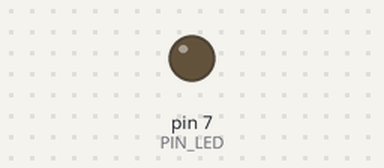
Recording of a sketch running on a simulated Arduino Uno, built with avr-gcc and run on an emulated ATmega328P. Shown: output pins drawn as LEDs (lit = HIGH). Dashed ring = blinking. At 2.1 s the program stops and its outputs stay as they are.

Above: at 0.5 s.
At 1.85 s:
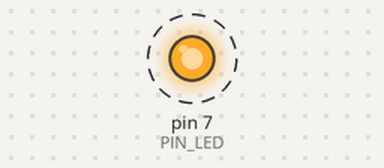
Timing chart, 0 to 3.0 s (numbered marks = the images above):
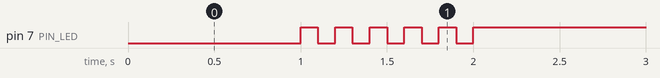

The sketch:

05_practice_2.ino
```cpp
#define PIN_LED 7
unsigned int toggle;

void setup() {
  // put your setup code here, to run once:
  pinMode(PIN_LED, OUTPUT);
  Serial.begin(115200);
  toggle = 0;
}

void loop() {
  // put your main code here, to run repeatedly:
  digitalWrite(PIN_LED, toggle);
  delay(1000);
  for (int i=0;i<11;i++){
    toggle = !toggle;
    digitalWrite(PIN_LED, toggle);
    delay(100);
  }
  while(1){}
}
```

Measured:
- by itself, pin 7 (PIN_LED): alternates HIGH for 0.10 s and LOW for 0.10 s, 11 changes in all, then stays HIGH
